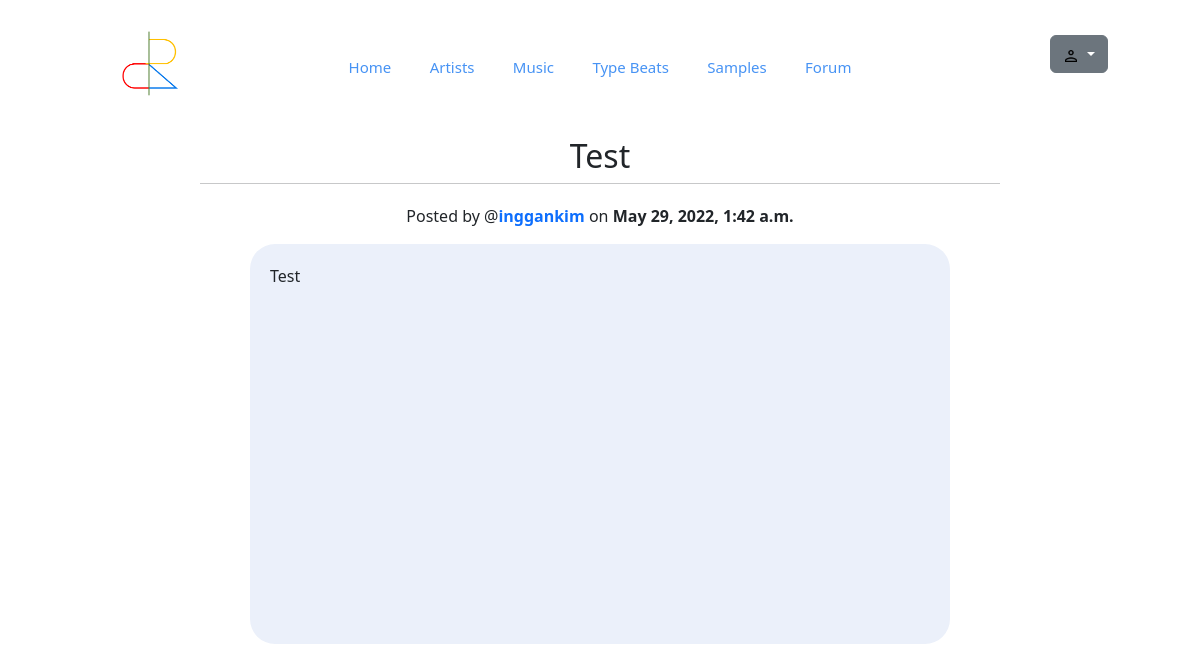
/ercf/post/37, run on an earlier commit of the app's database.
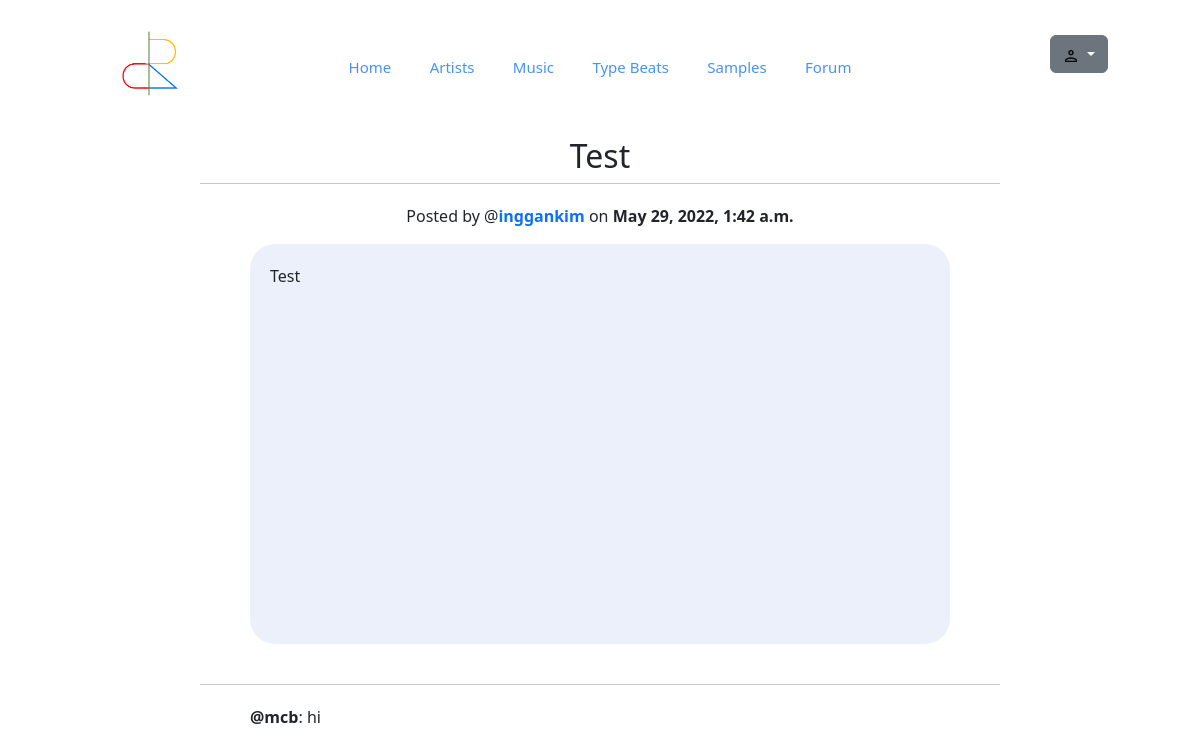
And on a later commit of the database.
### ercf/models.py (models this page shows, shortened)
class Review(models.Model):
    content = models.TextField(max_length=50)
    author = models.ForeignKey(User, on_delete=models.CASCADE)
    commenter = models.ForeignKey(User, on_delete=models.CASCADE, related_name="com")
    date_posted = models.DateTimeField(auto_now_add=True)
    approved = models.BooleanField(default=True)
    post_date = models.DateTimeField(auto_now_add=False, default="1111-11-11 11:11")
    post_title = models.TextField(default="")
    post_id = models.TextField(default="")

### ercf/views.py (the view, shortened to what this page needs)
# urls.py: path('post/<str:pk>', views.post, name='post'),
def post(request, pk):
    post = Post.objects.get(id=pk)
    form = ReviewForm()
    reviews = Review.objects.all().order_by("-id")
    context = {"form": form, "review_count": reviews.count(), "reviews": reviews, "form": form, "post": post}
    return render(request, 'ercf/post.html', context)

### ercf/templates/ercf/post.html (shortened to what this page needs)
{% extends "ercf/layout.html" %}
{% load static %}
{% block body %}
<div style="margin-top:-80px;">
    <h2 style="text-align: center;">{{post.title}}</h2>
    <hr style="margin: auto auto; width: 800px;">
    <div class="description">
        <p>Posted by @<a href="{% url 'ercf:view_user' post.author_identity %}"><b>{{post.author}}</b></a> on <b>{{post.date_posted}}</b></p>
    </div>
    <div class="content">
        <p>{{post.content}}</p>
    </div>
<br/>
    <div class="comment">
        <div>
            {% for review in reviews %}
                {% if review.post_date == post.date_posted %}
                <p style="width:80%;">
                    <hr style="width: 800px; ">
                    <div style="text-align: left; width: 700px; margin-left: auto; margin-right: auto;">
                        <b>@{{ review.commenter }}</b>: {{ review.content }}
                    </div>
                </p>
                {% endif %}
            {% endfor %}
        </div>
    </div>
</div>
{% endblock %}

What changed in the data, as far as the page shows it:
added Review: commenter "mcb", content "hi"
